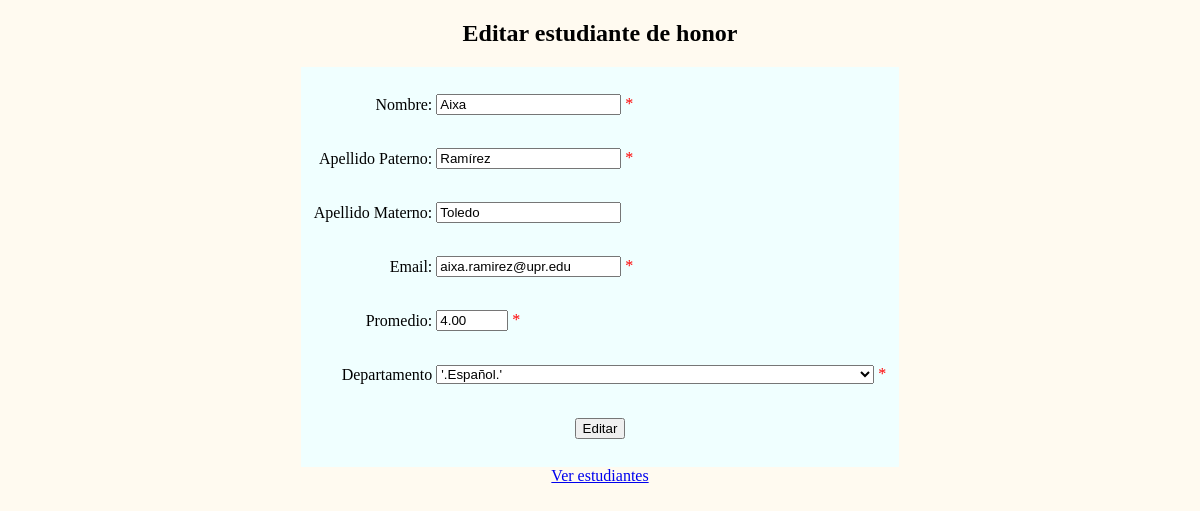
The page /editar_estudiante.php?est_id=9 on the database its author committed.
### tables this page shows
CREATE TABLE `estudiante` (
  `est_id` int(3) NOT NULL AUTO_INCREMENT,
  `nombre` varchar(12) NOT NULL,
  `apellido_p` varchar(15) NOT NULL,
  `apellido_m` varchar(15) DEFAULT NULL,
  `email` varchar(40) NOT NULL,
  `depto_id` int(2) NOT NULL,
  `promedio` float(4,2) unsigned NOT NULL,
  PRIMARY KEY (`est_id`),
  KEY `fk_depto` (`depto_id`),
  CONSTRAINT `fk_depto` FOREIGN KEY (`depto_id`) REFERENCES `departamento` (`depto_id`) ON DELETE CASCADE ON UPDATE CASCADE
);

### editar_estudiante.php (the view, shortened to what this page needs)
<!DOCTYPE html>
<?php
    include('conectiondb.php');
?>
<html>
<head>
    <link rel="stylesheet" type="text/css" href="index.css">
</head>
<body>
<?php
if(isset($_GET['est_id']) && is_numeric($_GET['est_id']))
{
   $query = "SELECT nombre, apellido_p, apellido_m, email, depto_id, promedio
			FROM estudiante
			WHERE est_id={$_GET['est_id']}";
   if ($r = mysqli_query($dbc, $query))
   {
	  $row = mysqli_fetch_array($r);
      print '<div><center><h2>Editar estudiante de honor</h2>
      <form action="editar_estudiante.php" method="post">
      <table id="table2"width="349" border="0">
        <tr>
          <td width="135" align="right"><label for="nombre">Nombre: </label></td>
          <td width="204" align="left">
          <input type="text" name="nombre" id="nombre" value="' .$row['nombre'].'" required />
           <span class="error">*</span>
          </td>
        </tr>
        <tr>
          <td align="right"><label for="apellido_p">Apellido Paterno: </label></td>
          <td align="left">
          <input type="text" name="apellido_p" id="apellido_p" value="' .$row['apellido_p'].'" required/>
          <span class="error">*</span>
          </td>
        </tr>
        <tr>
          <td align="right"><label for="apellido_m">Apellido Materno: </label></td>
          <td align="left">
          <input type="text" name="apellido_m" id="apellido_m" value="' .$row['apellido_m'].'" /></td>
        </tr>
        <tr>
          <td align="right"><label for="email">Email: </label></td>
          <td align="left"><label for="email"></label>
          <input type="email" name="email" id="email" value="' .$row['email'].'" required/>
          <span class="error">*</span>
          </td>
        </tr>
        <tr>
          <td align="right"><label for="promedio">Promedio: </label></td>
          <td align="left">
          <input type="number" size="6" name="promedio" id="promedio"  value="'. $row['promedio'].'"  min="3.50" max="4.00" step="0.01" required/>
          <span class="error">*</span>
          </td>
        </tr>
        <tr>
          <td align="right">Departamento</td>
          <td align="left">
          <select name="depto_id" id="lista" required>
          '; ?>
       <?php
        $query2 = "SELECT * FROM departamento";
        if($r2 = mysqli_query($dbc, $query2)){
            while($row2=mysqli_fetch_array($r2)){
                print "
                <option value='.$row2[depto_id].'>'.$row2[nombre].'"; ?>
                <?php print "</option>";
            }
        }
       print '
      </select>
       <span class="error">*</span>
       </td>
        </tr>
        <tr>
        <td colspan="2" align="center">
          <input type="submit" name="Editar" id="Editar" value="Editar" />
		  <input type="hidden" name="est_id" value="'.$_GET['est_id'].'" />
        </td>
        </tr>
    </table>
    </form>
    </center>
   </div>';
   }
   else
      print '<p style="color:red;">No se puede mostrar la información del estudiante ya que ocurrió el error:<br />' . mysqli_error($dbc) . '</p>';
}
?>
<a href="index.php"> Ver estudiantes </a>
</body>
</html>

### index.css (style rules this page uses)
body { text-align:center; background-color:floralwhite; }
form { min-width: 1000px; width: auto; align-content: center; }
#table2 { background-color: azure; border-bottom: collapse; width: auto; padding: 10px; }
#table2 td { width: auto; }
td { width: 300px; height: 50px; }
.error { color: #FF0000; }

### rows shown on the page
estudiante: nombre "Aixa", apellido_p "Ramírez", apellido_m "Toledo", email "aixa.ramirez@upr.edu", promedio "4.00"
